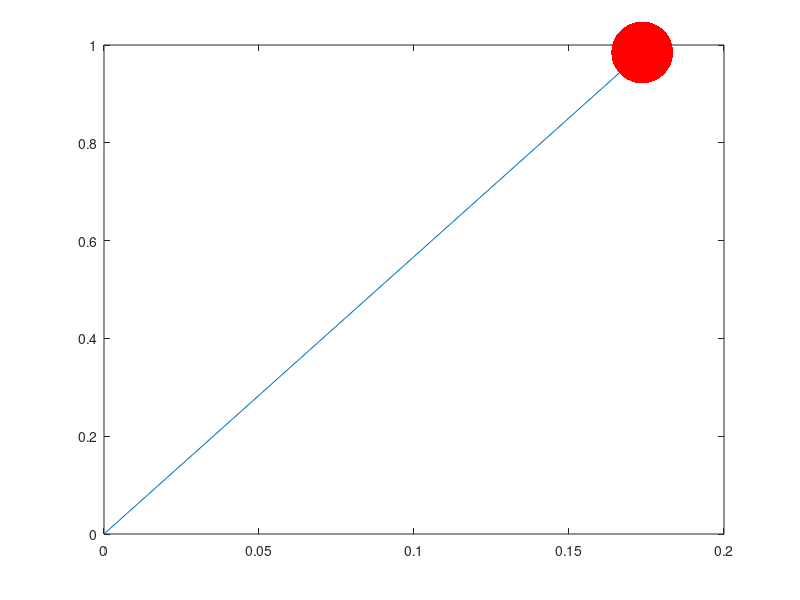

Reproduce this figure in MATLAB. (Note: this script raises an error after producing the figure.)
clc;clear;

g = 9.82; % kg/s^2
theta = deg2rad(10);
thetaVel = 0;
thetaAcc = 0;
dt = 0.01  % sek

M_rod = 1;      % kg
l_rod = 1;      % Meters
I_rod = (1/3) * M_rod * l_rod^2;

r_disk = 0.4; % kg
M_disk = 0.200; % kg
I_0 = M_disk * r_disk^2 /2
I_disk = I_0 + M_disk * l_rod^2;

I = I_rod + I_disk;

figure;

%acc = 450; % rad / sec^2

thetas = [];

DiskLineBegin = [0;0];
DiskLineEnd = [1;1];

% Pid
k = 500;

while 1
    f_rod = (M_rod * g*sin(theta));
    f_disk = (M_disk * g*sin(theta));
    tau_g = f_rod*l_rod/2 + f_disk*l_rod;

    error = -theta;
    acc = k*error;

    tau_c = acc * I_0;
    tau = tau_g + tau_c

    thetaAcc = tau/I

    thetaVel = thetaVel + thetaAcc*dt;
    theta = theta + thetaVel*dt

    plot([0, l_rod*sin(theta)], [0, l_rod*cos(theta)]);
    hold on;
    dot_ratio = 333;
    plot(l_rod*sin(theta), l_rod*cos(theta),'r.', 'MarkerSize', r_disk*dot_ratio)

    % Spin circle
    DiskLineEnd = rotation(thetaVel)*DiskLineEnd;
    center = [l_rod*sin(theta); l_rod*cos(theta)];
    plot([center(1) + DiskLineBegin(1), center(1) + DiskLineEnd(1)],[center(2) + DiskLineBegin(2), center(2) + DiskLineEnd(2)],'w-');

    axis([-2*l_rod 2*l_rod -2*l_rod 2*l_rod]);
    hold off;

    pause(dt);
end
